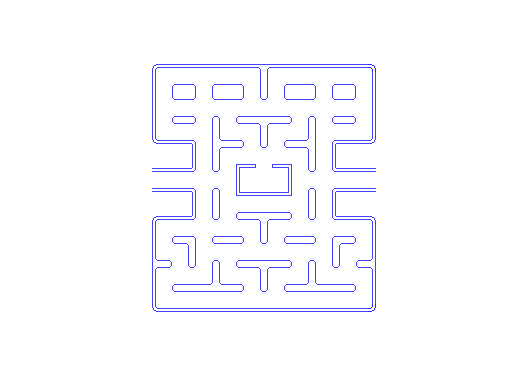
#> input picture beegee747/src/assets/design/sprites/maze_walls.png, 512 x 384 px, found by its file name
$ python tile_maze_walls.py
#> lines starting #> are read from the running program, lines starting #| are printed output that depends on the picture
from PIL import Image, ImageDraw
import os
import shutil
import hashlib

def chop_and_deduplicate_tiles(source_dir, file_name, tile_width=8, tile_height=8, h_pitch=8, v_pitch=8, tiles_x=28, tiles_y=31, start_x=152, start_y=64):
    """
    Chops an image into tiles with specified width, height, and pitch,
    deduplicates the tiles based on their content, saves unique tiles, and generates a CSV map and review image.

    Args:
        source_dir (str): Path to the source directory.
        file_name (str): Name of the source image file.
        tile_width (int): Width of each tile (default: 8).
        tile_height (int): Height of each tile (default: 8).
        h_pitch (int): Horizontal pitch between tiles (default: 8).
        v_pitch (int): Vertical pitch between tiles (default: 8).
        tiles_x (int): Number of tiles horizontally.
        tiles_y (int): Number of tiles vertically.
        start_x (int): Starting x-coordinate of the grid.
        start_y (int): Starting y-coordinate of the grid.
    """
#> called with source_dir = 'beegee747/src/assets/design/sprites', file_name = 'maze_walls.png', tile_width = 8, tile_height = 8, h_pitch = 8, v_pitch = 8, tiles_x = 28, tiles_y = 31
    source_path = os.path.join(source_dir, file_name)
    target_dir = os.path.join(source_dir, os.path.splitext(file_name)[0])

    # Delete and recreate the target directory
    if os.path.exists(target_dir):
        shutil.rmtree(target_dir)
    os.makedirs(target_dir)

    # Open the source image
    img = Image.open(source_path)
#> img is the input picture: PIL image 512x384 RGBA; mean R, G, B, A 0.9, 0.9, 6.2, 5.4

    # Crop the image to the grid area starting at (start_x, start_y)
    crop_width = tiles_x * h_pitch
    crop_height = tiles_y * v_pitch
    cropped_img = img.crop((start_x, start_y, start_x + crop_width, start_y + crop_height))
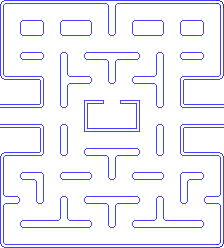
#> cropped_img: PIL image 224x248 RGBA; mean R, G, B, A 3.3, 3.3, 22, 19.2; transparent parts drawn white

    # Store unique tiles and their hashes
    unique_tiles = {}
    tile_map = []  # To store the CSV map data
    tile_count = 0

    for row in range(tiles_y):
        row_tiles = []
        for col in range(tiles_x):
            # Calculate tile position within the cropped image
            x = col * h_pitch
            y = row * v_pitch
            tile = cropped_img.crop((x, y, x + tile_width, y + tile_height))

            # Generate a hash for the tile
            tile_hash = hashlib.md5(tile.tobytes()).hexdigest()

            # Check if the tile is unique
            if tile_hash not in unique_tiles:
                # Save the unique tile
                output_path = os.path.join(target_dir, f"tile_{tile_count:02}.png")
                tile.save(output_path)
                unique_tiles[tile_hash] = tile_count
                tile_count += 1

            # Add the tile index (padded) to the row
            row_tiles.append(f"{unique_tiles[tile_hash]:02}")

        # Append the row data to the map
        tile_map.append(",".join(row_tiles))
#> after the loop, tile_count = 35; tile_map = 31 items; unique_tiles = 35 items

    # Save the map to a CSV file
    save_csv_map(tile_map, os.path.join(target_dir, f"{os.path.splitext(file_name)[0]}.csv"))

    # Generate a review image of unique tiles
    generate_review_image(unique_tiles, target_dir, tile_width, tile_height, columns=8)

def save_csv_map(tile_map, output_path):
    """
    Saves the tile map to a CSV file.

    Args:
        tile_map (list): List of rows containing tile indices.
        output_path (str): Path to the output CSV file.
    """
    with open(output_path, "w") as csv_file:
        csv_file.write("\n".join(tile_map))
    print(f"Saved CSV map to {output_path}")

def generate_review_image(unique_tiles, target_dir, tile_width, tile_height, columns=8):
    """
    Generates a single image containing all unique tiles for review.

    Args:
        unique_tiles (dict): Dictionary of unique tiles with their indices.
        target_dir (str): Directory where the review image will be saved.
        tile_width (int): Width of each tile.
        tile_height (int): Height of each tile.
        columns (int): Number of columns in the review image.
    """
#> called with tile_width = 8, tile_height = 8, columns = 8
    rows = (len(unique_tiles) + columns - 1) // columns  # Calculate required rows
#> rows = 5
    review_img = Image.new("RGBA", (columns * tile_width, rows * tile_height))
#> review_img: PIL image 64x40 RGBA; every value is 0

    for index, tile_file in enumerate(sorted(unique_tiles.values())):
        tile_path = os.path.join(target_dir, f"tile_{tile_file:02}.png")
        tile = Image.open(tile_path)
        col = index % columns
#> col = 0
        row = index // columns
#> row = 0
        review_img.paste(tile, (col * tile_width, row * tile_height))
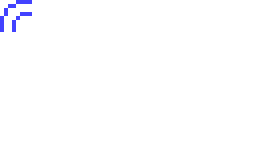
#> review_img: PIL image 64x40 RGBA (shown 4 times larger); mean R, G, B, A 0.3, 0.3, 1.9, 1.6; transparent parts drawn white

    review_img_path = os.path.join(target_dir, "review_image.png")
    review_img.save(review_img_path)
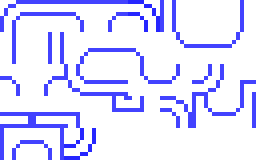
#> saved as review_image.png: PIL image 64x40 RGBA (shown 4 times larger); mean R, G, B, A 6.2, 6.2, 41.4, 36.6; transparent parts drawn white
    print(f"Saved review image to {review_img_path}")
#| Saved review image to beegee747/src/assets/design/sprites/maze_walls/review_image.png

# Example usage
chop_and_deduplicate_tiles("beegee747/src/assets/design/sprites", "maze_walls.png")
